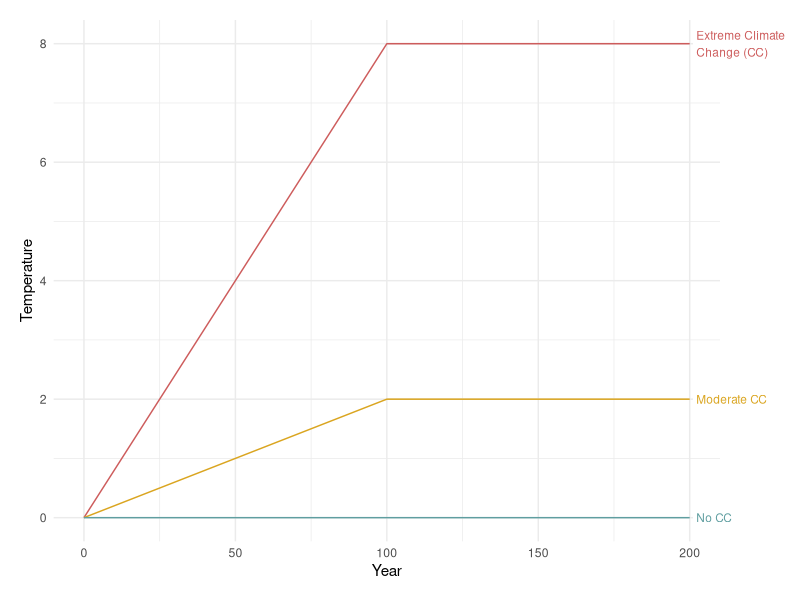
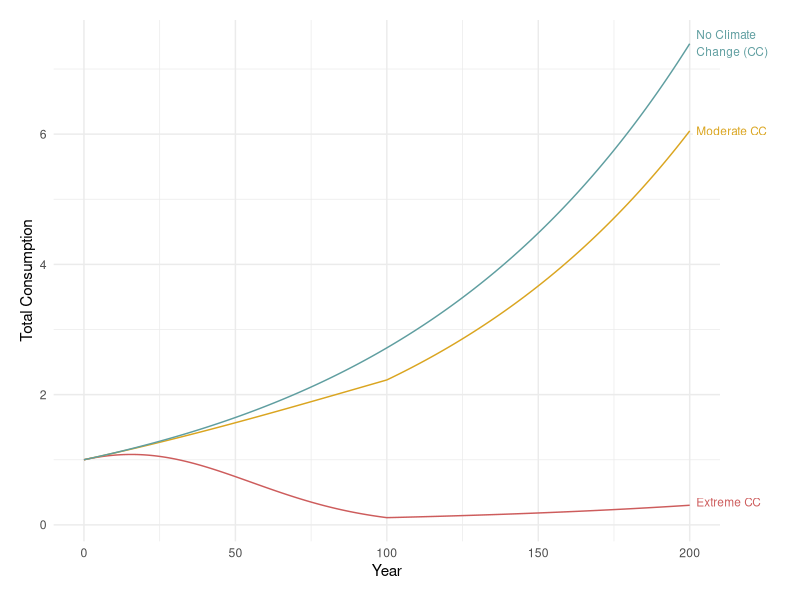
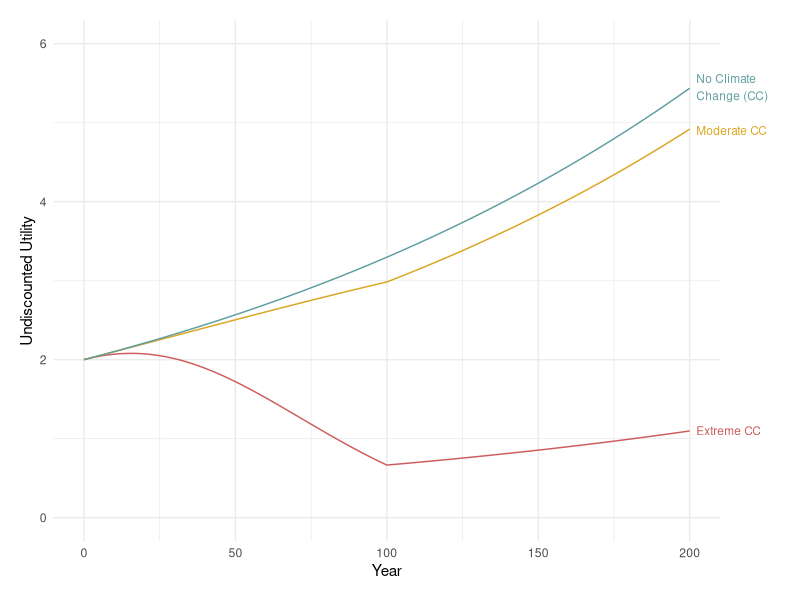

The R source for these figures, in order:
## ---- chunk 1
knitr::opts_chunk$set(echo = FALSE,
                      message = FALSE,
                      warning = FALSE)
## ---- chunk 2
library(tidyverse)
## ---- chunk 3
years <- data.frame(
  year = seq(from = 0, to = 200, by = 1))

# temperature function
temp_fun = function(t, T){
  temp = pmin(t*T/100,T)}

temp_time <- years %>% 
  mutate(none = temp_fun(t = year, T = 0),
         moderate = temp_fun(t = year, T = 2),
         extreme = temp_fun(t = year, T = 8)) %>% 
  pivot_longer(2:4,
               values_to = "temp",
               names_to = "climate_change")

ggplot(temp_time, aes(x = year,
                      y = temp,
                      color = climate_change)) +
  geom_line(show.legend = FALSE) + 
  scale_color_manual(values = c("indianred", "goldenrod", "cadetblue")) +
  theme_minimal() + 
  theme(plot.margin = unit(c(1, 4, 1, 1), "lines")) +
  coord_cartesian(clip = "off") +
  geom_label(x = 201, y = 8, size = 3, 
             hjust = 0, label.size = 0,
             label = "Extreme Climate \nChange (CC)",
             color = "indianred") +
  geom_label(x = 201, y = 2, size = 3, 
             hjust = 0, label.size = 0,
             label = "Moderate CC",
             color = "goldenrod") +
  geom_label(x = 201, y = 0, size = 3, 
             hjust = 0, label.size = 0,
             label = "No CC",
             color = "cadetblue") +
  labs(x = "Year",
       y = "Temperature",
       color = "Climate Change \nScenario")
## ---- chunk 4
# economic activity retained function
econ_fun <- function(temp, B = 0.05){
  econ = exp(-B*temp^2)}

econ_time <- temp_time %>% 
  mutate(econ = econ_fun(temp = temp))

# total consumption function
consum_fun <- function(econ, g = 0.01, t){
  consum = econ*exp(g*t)}  

consum_time <- econ_time %>% 
  mutate(consum = consum_fun(t = year, econ = econ))

ggplot(consum_time, aes(x = year,
                      y = consum,
                      color = climate_change)) +
  geom_line(show.legend = FALSE) + 
  scale_color_manual(values = c("indianred", "goldenrod", "cadetblue")) +
  theme_minimal() + 
  theme(plot.margin = unit(c(1, 4, 1, 1), "lines")) +
  coord_cartesian(clip = "off") +
  geom_label(x = 201, y = 0.35, size = 3, 
             hjust = 0, label.size = 0,
             label = "Extreme CC",
             color = "indianred") +
  geom_label(x = 201, y = 6.05, size = 3, 
             hjust = 0, label.size = 0,
             label = "Moderate CC",
             color = "goldenrod") +
  geom_label(x = 201, y = 7.4, size = 3, 
             hjust = 0, label.size = 0, 
             label = "No Climate \nChange (CC)",
             color = "cadetblue") +
  labs(x = "Year",
       y = "Total Consumption",
       color = "Climate Change \nScenario")
## ---- chunk 5
# society utility function
utility_fun <- function(C, n = 0.5){
  utility = ((C^(1-n))/(1-n))}

utility_time <- consum_time %>% 
  mutate(utility = utility_fun(C = consum))

ggplot(utility_time, aes(x = year,
                      y = utility,
                      color = climate_change)) +
  geom_line(show.legend = FALSE) + 
  scale_color_manual(values = c("indianred", "goldenrod", "cadetblue")) +
  theme_minimal() + 
  theme(plot.margin = unit(c(1, 4, 1, 1), "lines")) +
  coord_cartesian(clip = "off") +
  geom_label(x = 201, y = 1.1, size = 3, 
             hjust = 0, label.size = 0,
             label = "Extreme CC",
             color = "indianred") +
  geom_label(x = 201, y = 4.9, size = 3, 
             hjust = 0, label.size = 0, 
             label = "Moderate CC", 
             color = "goldenrod") +
  geom_label(x = 201, y = 5.45, size = 3, 
             hjust = 0, label.size = 0,
             label = "No Climate \nChange (CC)", 
             color = "cadetblue") +
  scale_y_continuous(limits = c(0, 6)) +
  labs(x = "Year",
       y = "Undiscounted Utility",
       color = "Climate Change \nScenario")
## ---- chunk 6
# discount rate function
disc_fun <- function(y = 0.005, n = 0.5, g = 0.01){
  disc = y + n*g}



